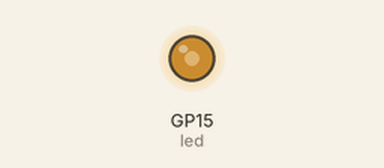
This program was run on a simulated Raspberry Pi Pico running MicroPython. Shown: output pins drawn as LEDs (lit = HIGH).

Above: at 0.05 s.
At 0.75 s:
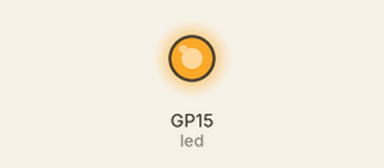
At 1.5 s:
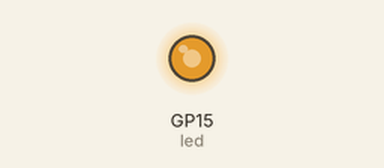
At 3.4 s:
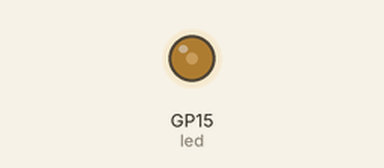
Timing chart, 0 to 8.3 s (numbered marks = the images above):
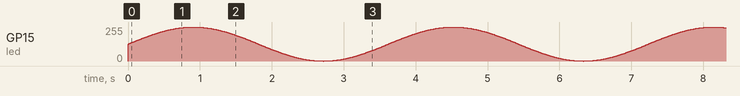

The program:

LED_Sinus.py
```python
# Helligkeit einer ext. LED sinusförmige Helligkeit
from time import sleep
from picozero import LED
from math import sin, radians

led = LED(15) # GPIO 15

while True:
    for i in range(360):
        angle = radians(i)
        led.brightness = 0.5 + 0.5 * sin(angle)
        sleep(0.01)
```
